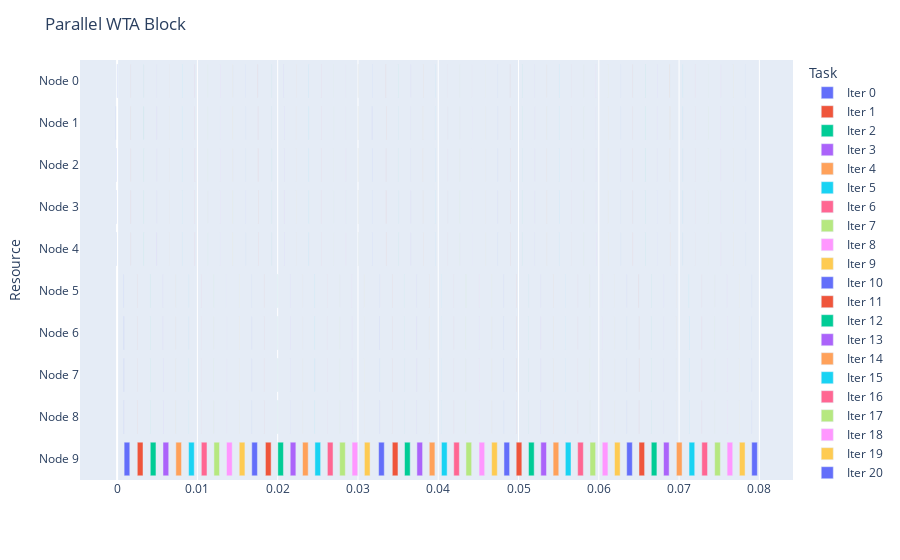

The notebook cell this image was saved under:
### Code cell
# Block
fig = getDataGantt(logs[2], "Parallel WTA Block")
fig.show()

### Figure 1 — Plotly figure (JSON) as saved in the notebook; plotly's stock layout.template omitted (floating-point values rounded to 4 significant figures)
{"data": [{"alignmentgroup": "True", "base": [0, -0.0001824, -0.0001361, -0.0001037, -8.726e-05, 0.0008342, 0.0008395, 0.0008419, 0.000843, 0.0008731], "hovertemplate": "Task=Iter 0<br>Start=%{base}<br>Finish=%{x}<br>Resource=%{y}<extra></extra>", "legendgroup": "Iter 0", "marker": {"color": "#636efa", "pattern": {"shape": ""}}, "name": "Iter 0", "offsetgroup": "Iter 0", "orientation": "h", "showlegend": true, "textposition": "auto", "type": "bar", "x": [2.193e-05, 1.597e-05, 1.574e-05, 1.55e-05, 1.574e-05, 1.454e-05, 2.623e-05, 2.289e-05, 1.979e-05, 0.0007064], "xaxis": "x", "y": ["Node 0", "Node 1", "Node 2", "Node 3", "Node 4", "Node 5", "Node 6", "Node 7", "Node 8", "Node 9"], "yaxis": "y"}, {"alignmentgroup": "True", "base": [0.00168, 0.001698, 0.001693, 0.001701, 0.001689, 0.0025, 0.002496, 0.002511, 0.002503, 0.002513], "hovertemplate": "Task=Iter 1<br>Start=%{base}<br>Finish=%{x}<br>Resource=%{y}<extra></extra>", "legendgroup": "Iter 1", "marker": {"color": "#EF553B", "pattern": {"shape": ""}}, "name": "Iter 1", "offsetgroup": "Iter 1", "orientation": "h", "showlegend": true, "textposition": "auto", "type": "bar", "x": [1.383e-05, 1.359e-05, 1.24e-05, 1.335e-05, 1.287e-05, 1.264e-05, 1.264e-05, 1.264e-05, 1.335e-05, 0.0007138], "xaxis": "x", "y": ["Node 0", "Node 1", "Node 2", "Node 3", "Node 4", "Node 5", "Node 6", "Node 7", "Node 8", "Node 9"], "yaxis": "y"}, {"alignmentgroup": "True", "base": [0.003311, 0.003322, 0.003316, 0.003314, 0.003316, 0.004113, 0.004126, 0.004125, 0.004125, 0.004131], "hovertemplate": "Task=Iter 2<br>Start=%{base}<br>Finish=%{x}<br>Resource=%{y}<extra></extra>", "legendgroup": "Iter 2", "marker": {"color": "#00cc96", "pattern": {"shape": ""}}, "name": "Iter 2", "offsetgroup": "Iter 2", "orientation": "h", "showlegend": true, "textposition": "auto", "type": "bar", "x": [1.24e-05, 1.478e-05, 1.168e-05, 1.24e-05, 1.216e-05, 1.192e-05, 1.24e-05, 1.264e-05, 1.24e-05, 0.0007091], "xaxis": "x", "y": ["Node 0", "Node 1", "Node 2", "Node 3", "Node 4", "Node 5", "Node 6", "Node 7", "Node 8", "Node 9"], "yaxis": "y"}, {"alignmentgroup": "True", "base": [0.004908, 0.004927, 0.004918, 0.004919, 0.004924, 0.005707, 0.005708, 0.005721, 0.005721, 0.005714], "hovertemplate": "Task=Iter 3<br>Start=%{base}<br>Finish=%{x}<br>Resource=%{y}<extra></extra>", "legendgroup": "Iter 3", "marker": {"color": "#ab63fa", "pattern": {"shape": ""}}, "name": "Iter 3", "offsetgroup": "Iter 3", "orientation": "h", "showlegend": true, "textposition": "auto", "type": "bar", "x": [1.24e-05, 1.55e-05, 1.192e-05, 1.192e-05, 2.05e-05, 1.192e-05, 1.216e-05, 1.192e-05, 1.359e-05, 0.0007141], "xaxis": "x", "y": ["Node 0", "Node 1", "Node 2", "Node 3", "Node 4", "Node 5", "Node 6", "Node 7", "Node 8", "Node 9"], "yaxis": "y"}, {"alignmentgroup": "True", "base": [0.006511, 0.006517, 0.006514, 0.006509, 0.006514, 0.007302, 0.007311, 0.007303, 0.007314, 0.007316], "hovertemplate": "Task=Iter 4<br>Start=%{base}<br>Finish=%{x}<br>Resource=%{y}<extra></extra>", "legendgroup": "Iter 4", "marker": {"color": "#FFA15A", "pattern": {"shape": ""}}, "name": "Iter 4", "offsetgroup": "Iter 4", "orientation": "h", "showlegend": true, "textposition": "auto", "type": "bar", "x": [1.24e-05, 1.24e-05, 1.168e-05, 1.192e-05, 1.24e-05, 1.216e-05, 1.168e-05, 1.264e-05, 1.216e-05, 0.0007083], "xaxis": "x", "y": ["Node 0", "Node 1", "Node 2", "Node 3", "Node 4", "Node 5", "Node 6", "Node 7", "Node 8", "Node 9"], "yaxis": "y"}, {"alignmentgroup": "True", "base": [0.008097, 0.0081, 0.008101, 0.00811, 0.008107, 0.008898, 0.008903, 0.008897, 0.008897, 0.008906], "hovertemplate": "Task=Iter 5<br>Start=%{base}<br>Finish=%{x}<br>Resource=%{y}<extra></extra>", "legendgroup": "Iter 5", "marker": {"color": "#19d3f3", "pattern": {"shape": ""}}, "name": "Iter 5", "offsetgroup": "Iter 5", "orientation": "h", "showlegend": true, "textposition": "auto", "type": "bar", "x": [1.216e-05, 1.168e-05, 1.168e-05, 1.192e-05, 1.216e-05, 1.192e-05, 1.24e-05, 1.192e-05, 1.216e-05, 0.0007012], "xaxis": "x", "y": ["Node 0", "Node 1", "Node 2", "Node 3", "Node 4", "Node 5", "Node 6", "Node 7", "Node 8", "Node 9"], "yaxis": "y"}, {"alignmentgroup": "True", "base": [0.009687, 0.00969, 0.00969, 0.009683, 0.009684, 0.01047, 0.01048, 0.01048, 0.01048, 0.01049], "hovertemplate": "Task=Iter 6<br>Start=%{base}<br>Finish=%{x}<br>Resource=%{y}<extra></extra>", "legendgroup": "Iter 6", "marker": {"color": "#FF6692", "pattern": {"shape": ""}}, "name": "Iter 6", "offsetgroup": "Iter 6", "orientation": "h", "showlegend": true, "textposition": "auto", "type": "bar", "x": [1.311e-05, 1.192e-05, 1.431e-05, 1.264e-05, 1.216e-05, 1.264e-05, 1.216e-05, 1.24e-05, 1.24e-05, 0.000706], "xaxis": "x", "y": ["Node 0", "Node 1", "Node 2", "Node 3", "Node 4", "Node 5", "Node 6", "Node 7", "Node 8", "Node 9"], "yaxis": "y"}, {"alignmentgroup": "True", "base": [0.01126, 0.01126, 0.01126, 0.01127, 0.01127, 0.01205, 0.01204, 0.01206, 0.01205, 0.01206], "hovertemplate": "Task=Iter 7<br>Start=%{base}<br>Finish=%{x}<br>Resource=%{y}<extra></extra>", "legendgroup": "Iter 7", "marker": {"color": "#B6E880", "pattern": {"shape": ""}}, "name": "Iter 7", "offsetgroup": "Iter 7", "orientation": "h", "showlegend": true, "textposition": "auto", "type": "bar", "x": [1.24e-05, 1.216e-05, 1.168e-05, 1.192e-05, 1.144e-05, 1.192e-05, 1.168e-05, 1.216e-05, 1.216e-05, 0.0006969], "xaxis": "x", "y": ["Node 0", "Node 1", "Node 2", "Node 3", "Node 4", "Node 5", "Node 6", "Node 7", "Node 8", "Node 9"], "yaxis": "y"}, {"alignmentgroup": "True", "base": [0.01282, 0.01283, 0.01284, 0.01284, 0.01283, 0.01361, 0.01362, 0.01362, 0.01362, 0.01363], "hovertemplate": "Task=Iter 8<br>Start=%{base}<br>Finish=%{x}<br>Resource=%{y}<extra></extra>", "legendgroup": "Iter 8", "marker": {"color": "#FF97FF", "pattern": {"shape": ""}}, "name": "Iter 8", "offsetgroup": "Iter 8", "orientation": "h", "showlegend": true, "textposition": "auto", "type": "bar", "x": [1.192e-05, 1.168e-05, 1.144e-05, 1.192e-05, 1.168e-05, 1.168e-05, 1.192e-05, 1.192e-05, 1.192e-05, 0.0007057], "xaxis": "x", "y": ["Node 0", "Node 1", "Node 2", "Node 3", "Node 4", "Node 5", "Node 6", "Node 7", "Node 8", "Node 9"], "yaxis": "y"}, {"alignmentgroup": "True", "base": [0.0144, 0.01441, 0.01441, 0.01441, 0.01442, 0.0152, 0.01519, 0.01522, 0.0152, 0.01521], "hovertemplate": "Task=Iter 9<br>Start=%{base}<br>Finish=%{x}<br>Resource=%{y}<extra></extra>", "legendgroup": "Iter 9", "marker": {"color": "#FECB52", "pattern": {"shape": ""}}, "name": "Iter 9", "offsetgroup": "Iter 9", "orientation": "h", "showlegend": true, "textposition": "auto", "type": "bar", "x": [1.192e-05, 1.216e-05, 1.168e-05, 1.192e-05, 1.192e-05, 1.192e-05, 1.192e-05, 1.216e-05, 1.216e-05, 0.0007102], "xaxis": "x", "y": ["Node 0", "Node 1", "Node 2", "Node 3", "Node 4", "Node 5", "Node 6", "Node 7", "Node 8", "Node 9"], "yaxis": "y"}, {"alignmentgroup": "True", "base": [0.01598, 0.01599, 0.016, 0.01599, 0.016, 0.01676, 0.01676, 0.01676, 0.01677, 0.01677], "hovertemplate": "Task=Iter 10<br>Start=%{base}<br>Finish=%{x}<br>Resource=%{y}<extra></extra>", "legendgroup": "Iter 10", "marker": {"color": "#636efa", "pattern": {"shape": ""}}, "name": "Iter 10", "offsetgroup": "Iter 10", "orientation": "h", "showlegend": true, "textposition": "auto", "type": "bar", "x": [1.192e-05, 1.144e-05, 1.168e-05, 1.168e-05, 1.168e-05, 1.168e-05, 1.168e-05, 1.192e-05, 1.192e-05, 0.0007041], "xaxis": "x", "y": ["Node 0", "Node 1", "Node 2", "Node 3", "Node 4", "Node 5", "Node 6", "Node 7", "Node 8", "Node 9"], "yaxis": "y"}, {"alignmentgroup": "True", "base": [0.01753, 0.01754, 0.01755, 0.01755, 0.01756, 0.01832, 0.01832, 0.01833, 0.01833, 0.01847], "hovertemplate": "Task=Iter 11<br>Start=%{base}<br>Finish=%{x}<br>Resource=%{y}<extra></extra>", "legendgroup": "Iter 11", "marker": {"color": "#EF553B", "pattern": {"shape": ""}}, "name": "Iter 11", "offsetgroup": "Iter 11", "orientation": "h", "showlegend": true, "textposition": "auto", "type": "bar", "x": [1.216e-05, 1.168e-05, 1.168e-05, 1.216e-05, 1.168e-05, 1.192e-05, 1.192e-05, 1.168e-05, 1.24e-05, 0.0007119], "xaxis": "x", "y": ["Node 0", "Node 1", "Node 2", "Node 3", "Node 4", "Node 5", "Node 6", "Node 7", "Node 8", "Node 9"], "yaxis": "y"}, {"alignmentgroup": "True", "base": [0.01923, 0.01923, 0.01924, 0.01924, 0.01924, 0.02001, 0.02001, 0.02002, 0.02002, 0.02002], "hovertemplate": "Task=Iter 12<br>Start=%{base}<br>Finish=%{x}<br>Resource=%{y}<extra></extra>", "legendgroup": "Iter 12", "marker": {"color": "#00cc96", "pattern": {"shape": ""}}, "name": "Iter 12", "offsetgroup": "Iter 12", "orientation": "h", "showlegend": true, "textposition": "auto", "type": "bar", "x": [1.216e-05, 1.192e-05, 1.144e-05, 1.216e-05, 1.192e-05, 1.192e-05, 1.192e-05, 1.192e-05, 1.24e-05, 0.0007017], "xaxis": "x", "y": ["Node 0", "Node 1", "Node 2", "Node 3", "Node 4", "Node 5", "Node 6", "Node 7", "Node 8", "Node 9"], "yaxis": "y"}, {"alignmentgroup": "True", "base": [0.02078, 0.02079, 0.02079, 0.02079, 0.02079, 0.02155, 0.02156, 0.02156, 0.02156, 0.02156], "hovertemplate": "Task=Iter 13<br>Start=%{base}<br>Finish=%{x}<br>Resource=%{y}<extra></extra>", "legendgroup": "Iter 13", "marker": {"color": "#ab63fa", "pattern": {"shape": ""}}, "name": "Iter 13", "offsetgroup": "Iter 13", "orientation": "h", "showlegend": true, "textposition": "auto", "type": "bar", "x": [1.216e-05, 1.216e-05, 1.168e-05, 1.168e-05, 1.192e-05, 1.168e-05, 1.192e-05, 1.192e-05, 1.24e-05, 0.0007045], "xaxis": "x", "y": ["Node 0", "Node 1", "Node 2", "Node 3", "Node 4", "Node 5", "Node 6", "Node 7", "Node 8", "Node 9"], "yaxis": "y"}, {"alignmentgroup": "True", "base": [0.02232, 0.02232, 0.02232, 0.02232, 0.02233, 0.02309, 0.02309, 0.02309, 0.02309, 0.0231], "hovertemplate": "Task=Iter 14<br>Start=%{base}<br>Finish=%{x}<br>Resource=%{y}<extra></extra>", "legendgroup": "Iter 14", "marker": {"color": "#FFA15A", "pattern": {"shape": ""}}, "name": "Iter 14", "offsetgroup": "Iter 14", "orientation": "h", "showlegend": true, "textposition": "auto", "type": "bar", "x": [1.216e-05, 1.121e-05, 1.144e-05, 1.168e-05, 1.144e-05, 1.144e-05, 1.168e-05, 1.192e-05, 1.216e-05, 0.000701], "xaxis": "x", "y": ["Node 0", "Node 1", "Node 2", "Node 3", "Node 4", "Node 5", "Node 6", "Node 7", "Node 8", "Node 9"], "yaxis": "y"}, {"alignmentgroup": "True", "base": [0.02385, 0.02385, 0.02385, 0.02387, 0.02387, 0.02463, 0.02463, 0.02463, 0.02464, 0.02464], "hovertemplate": "Task=Iter 15<br>Start=%{base}<br>Finish=%{x}<br>Resource=%{y}<extra></extra>", "legendgroup": "Iter 15", "marker": {"color": "#19d3f3", "pattern": {"shape": ""}}, "name": "Iter 15", "offsetgroup": "Iter 15", "orientation": "h", "showlegend": true, "textposition": "auto", "type": "bar", "x": [1.836e-05, 1.907e-05, 1.907e-05, 1.168e-05, 1.168e-05, 1.168e-05, 1.192e-05, 1.192e-05, 1.264e-05, 0.0007095], "xaxis": "x", "y": ["Node 0", "Node 1", "Node 2", "Node 3", "Node 4", "Node 5", "Node 6", "Node 7", "Node 8", "Node 9"], "yaxis": "y"}, {"alignmentgroup": "True", "base": [0.0254, 0.0254, 0.0254, 0.02541, 0.02541, 0.02618, 0.02618, 0.02619, 0.02619, 0.02619], "hovertemplate": "Task=Iter 16<br>Start=%{base}<br>Finish=%{x}<br>Resource=%{y}<extra></extra>", "legendgroup": "Iter 16", "marker": {"color": "#FF6692", "pattern": {"shape": ""}}, "name": "Iter 16", "offsetgroup": "Iter 16", "orientation": "h", "showlegend": true, "textposition": "auto", "type": "bar", "x": [1.216e-05, 1.168e-05, 1.216e-05, 1.216e-05, 1.311e-05, 1.144e-05, 1.144e-05, 1.168e-05, 1.192e-05, 0.000705], "xaxis": "x", "y": ["Node 0", "Node 1", "Node 2", "Node 3", "Node 4", "Node 5", "Node 6", "Node 7", "Node 8", "Node 9"], "yaxis": "y"}, {"alignmentgroup": "True", "base": [0.02694, 0.02696, 0.02695, 0.02695, 0.02695, 0.02771, 0.02771, 0.02772, 0.02772, 0.02772], "hovertemplate": "Task=Iter 17<br>Start=%{base}<br>Finish=%{x}<br>Resource=%{y}<extra></extra>", "legendgroup": "Iter 17", "marker": {"color": "#B6E880", "pattern": {"shape": ""}}, "name": "Iter 17", "offsetgroup": "Iter 17", "orientation": "h", "showlegend": true, "textposition": "auto", "type": "bar", "x": [1.192e-05, 1.168e-05, 1.121e-05, 1.192e-05, 1.168e-05, 1.144e-05, 1.359e-05, 1.287e-05, 1.216e-05, 0.0007045], "xaxis": "x", "y": ["Node 0", "Node 1", "Node 2", "Node 3", "Node 4", "Node 5", "Node 6", "Node 7", "Node 8", "Node 9"], "yaxis": "y"}, {"alignmentgroup": "True", "base": [0.02848, 0.02848, 0.02849, 0.02849, 0.02848, 0.02925, 0.02925, 0.02926, 0.02926, 0.02926], "hovertemplate": "Task=Iter 18<br>Start=%{base}<br>Finish=%{x}<br>Resource=%{y}<extra></extra>", "legendgroup": "Iter 18", "marker": {"color": "#FF97FF", "pattern": {"shape": ""}}, "name": "Iter 18", "offsetgroup": "Iter 18", "orientation": "h", "showlegend": true, "textposition": "auto", "type": "bar", "x": [1.216e-05, 1.121e-05, 1.121e-05, 1.144e-05, 1.121e-05, 1.168e-05, 1.168e-05, 1.192e-05, 1.168e-05, 0.0007048], "xaxis": "x", "y": ["Node 0", "Node 1", "Node 2", "Node 3", "Node 4", "Node 5", "Node 6", "Node 7", "Node 8", "Node 9"], "yaxis": "y"}, {"alignmentgroup": "True", "base": [0.03003, 0.03002, 0.03002, 0.03003, 0.03005, 0.03079, 0.0308, 0.0308, 0.0308, 0.0308], "hovertemplate": "Task=Iter 19<br>Start=%{base}<br>Finish=%{x}<br>Resource=%{y}<extra></extra>", "legendgroup": "Iter 19", "marker": {"color": "#FECB52", "pattern": {"shape": ""}}, "name": "Iter 19", "offsetgroup": "Iter 19", "orientation": "h", "showlegend": true, "textposition": "auto", "type": "bar", "x": [1.216e-05, 1.168e-05, 1.121e-05, 1.192e-05, 1.144e-05, 1.287e-05, 1.192e-05, 1.192e-05, 1.192e-05, 0.0007048], "xaxis": "x", "y": ["Node 0", "Node 1", "Node 2", "Node 3", "Node 4", "Node 5", "Node 6", "Node 7", "Node 8", "Node 9"], "yaxis": "y"}, {"alignmentgroup": "True", "base": [0.03179, 0.03175, 0.03175, 0.03179, 0.03177, 0.03269, 0.03273, 0.03272, 0.03273, 0.03257], "hovertemplate": "Task=Iter 20<br>Start=%{base}<br>Finish=%{x}<br>Resource=%{y}<extra></extra>", "legendgroup": "Iter 20", "marker": {"color": "#636efa", "pattern": {"shape": ""}}, "name": "Iter 20", "offsetgroup": "Iter 20", "orientation": "h", "showlegend": true, "textposition": "auto", "type": "bar", "x": [1.407e-05, 1.407e-05, 1.168e-05, 1.264e-05, 1.24e-05, 1.264e-05, 1.287e-05, 1.216e-05, 1.264e-05, 0.0007055], "xaxis": "x", "y": ["Node 0", "Node 1", "Node 2", "Node 3", "Node 4", "Node 5", "Node 6", "Node 7", "Node 8", "Node 9"], "yaxis": "y"}, {"alignmentgroup": "True", "base": [0.03348, 0.0335, 0.03349, 0.03349, 0.03349, 0.03426, 0.03426, 0.03426, 0.03427, 0.03428], "hovertemplate": "Task=Iter 21<br>Start=%{base}<br>Finish=%{x}<br>Resource=%{y}<extra></extra>", "legendgroup": "Iter 21", "marker": {"color": "#EF553B", "pattern": {"shape": ""}}, "name": "Iter 21", "offsetgroup": "Iter 21", "orientation": "h", "showlegend": true, "textposition": "auto", "type": "bar", "x": [1.192e-05, 1.192e-05, 1.168e-05, 1.168e-05, 1.121e-05, 1.168e-05, 1.192e-05, 1.168e-05, 1.192e-05, 0.0007064], "xaxis": "x", "y": ["Node 0", "Node 1", "Node 2", "Node 3", "Node 4", "Node 5", "Node 6", "Node 7", "Node 8", "Node 9"], "yaxis": "y"}, {"alignmentgroup": "True", "base": [0.03503, 0.03503, 0.03502, 0.03505, 0.03505, 0.03579, 0.03579, 0.0358, 0.0358, 0.0358], "hovertemplate": "Task=Iter 22<br>Start=%{base}<br>Finish=%{x}<br>Resource=%{y}<extra></extra>", "legendgroup": "Iter 22", "marker": {"color": "#00cc96", "pattern": {"shape": ""}}, "name": "Iter 22", "offsetgroup": "Iter 22", "orientation": "h", "showlegend": true, "textposition": "auto", "type": "bar", "x": [1.168e-05, 1.144e-05, 1.144e-05, 1.192e-05, 1.311e-05, 1.144e-05, 1.216e-05, 1.168e-05, 1.216e-05, 0.0007048], "xaxis": "x", "y": ["Node 0", "Node 1", "Node 2", "Node 3", "Node 4", "Node 5", "Node 6", "Node 7", "Node 8", "Node 9"], "yaxis": "y"}, {"alignmentgroup": "True", "base": [0.03656, 0.03655, 0.03656, 0.03657, 0.03657, 0.03733, 0.03734, 0.03734, 0.03733, 0.03734], "hovertemplate": "Task=Iter 23<br>Start=%{base}<br>Finish=%{x}<br>Resource=%{y}<extra></extra>", "legendgroup": "Iter 23", "marker": {"color": "#ab63fa", "pattern": {"shape": ""}}, "name": "Iter 23", "offsetgroup": "Iter 23", "orientation": "h", "showlegend": true, "textposition": "auto", "type": "bar", "x": [1.216e-05, 1.144e-05, 1.144e-05, 1.168e-05, 1.144e-05, 1.216e-05, 1.335e-05, 1.168e-05, 1.192e-05, 0.0007057], "xaxis": "x", "y": ["Node 0", "Node 1", "Node 2", "Node 3", "Node 4", "Node 5", "Node 6", "Node 7", "Node 8", "Node 9"], "yaxis": "y"}, {"alignmentgroup": "True", "base": [0.0381, 0.03809, 0.03809, 0.0381, 0.03811, 0.03887, 0.03887, 0.03888, 0.03888, 0.03888], "hovertemplate": "Task=Iter 24<br>Start=%{base}<br>Finish=%{x}<br>Resource=%{y}<extra></extra>", "legendgroup": "Iter 24", "marker": {"color": "#FFA15A", "pattern": {"shape": ""}}, "name": "Iter 24", "offsetgroup": "Iter 24", "orientation": "h", "showlegend": true, "textposition": "auto", "type": "bar", "x": [1.192e-05, 1.121e-05, 1.144e-05, 1.168e-05, 1.192e-05, 1.168e-05, 1.168e-05, 1.192e-05, 1.192e-05, 0.0007017], "xaxis": "x", "y": ["Node 0", "Node 1", "Node 2", "Node 3", "Node 4", "Node 5", "Node 6", "Node 7", "Node 8", "Node 9"], "yaxis": "y"}, {"alignmentgroup": "True", "base": [0.03962, 0.03963, 0.03963, 0.03963, 0.03963, 0.04039, 0.0404, 0.04039, 0.0404, 0.0404], "hovertemplate": "Task=Iter 25<br>Start=%{base}<br>Finish=%{x}<br>Resource=%{y}<extra></extra>", "legendgroup": "Iter 25", "marker": {"color": "#19d3f3", "pattern": {"shape": ""}}, "name": "Iter 25", "offsetgroup": "Iter 25", "orientation": "h", "showlegend": true, "textposition": "auto", "type": "bar", "x": [1.168e-05, 1.144e-05, 1.144e-05, 1.168e-05, 1.192e-05, 1.168e-05, 1.192e-05, 1.168e-05, 1.168e-05, 0.0007083], "xaxis": "x", "y": ["Node 0", "Node 1", "Node 2", "Node 3", "Node 4", "Node 5", "Node 6", "Node 7", "Node 8", "Node 9"], "yaxis": "y"}, {"alignmentgroup": "True", "base": [0.04114, 0.04116, 0.04115, 0.04116, 0.04116, 0.04192, 0.04192, 0.04192, 0.04192, 0.04193], "hovertemplate": "Task=Iter 26<br>Start=%{base}<br>Finish=%{x}<br>Resource=%{y}<extra></extra>", "legendgroup": "Iter 26", "marker": {"color": "#FF6692", "pattern": {"shape": ""}}, "name": "Iter 26", "offsetgroup": "Iter 26", "orientation": "h", "showlegend": true, "textposition": "auto", "type": "bar", "x": [1.168e-05, 1.144e-05, 1.121e-05, 1.192e-05, 1.144e-05, 1.168e-05, 1.168e-05, 1.192e-05, 1.216e-05, 0.0006998], "xaxis": "x", "y": ["Node 0", "Node 1", "Node 2", "Node 3", "Node 4", "Node 5", "Node 6", "Node 7", "Node 8", "Node 9"], "yaxis": "y"}, {"alignmentgroup": "True", "base": [0.04267, 0.04267, 0.04268, 0.04268, 0.04268, 0.04345, 0.04345, 0.04344, 0.04345, 0.04345], "hovertemplate": "Task=Iter 27<br>Start=%{base}<br>Finish=%{x}<br>Resource=%{y}<extra></extra>", "legendgroup": "Iter 27", "marker": {"color": "#B6E880", "pattern": {"shape": ""}}, "name": "Iter 27", "offsetgroup": "Iter 27", "orientation": "h", "showlegend": true, "textposition": "auto", "type": "bar", "x": [1.144e-05, 1.121e-05, 1.121e-05, 1.383e-05, 1.264e-05, 1.812e-05, 1.192e-05, 1.168e-05, 1.192e-05, 0.0007081], "xaxis": "x", "y": ["Node 0", "Node 1", "Node 2", "Node 3", "Node 4", "Node 5", "Node 6", "Node 7", "Node 8", "Node 9"], "yaxis": "y"}, {"alignmentgroup": "True", "base": [0.04424, 0.04426, 0.04425, 0.04425, 0.04425, 0.04508, 0.04508, 0.04508, 0.04508, 0.04508], "hovertemplate": "Task=Iter 28<br>Start=%{base}<br>Finish=%{x}<br>Resource=%{y}<extra></extra>", "legendgroup": "Iter 28", "marker": {"color": "#FF97FF", "pattern": {"shape": ""}}, "name": "Iter 28", "offsetgroup": "Iter 28", "orientation": "h", "showlegend": true, "textposition": "auto", "type": "bar", "x": [1.192e-05, 1.526e-05, 1.144e-05, 1.168e-05, 1.168e-05, 1.24e-05, 1.55e-05, 1.192e-05, 1.168e-05, 0.0006988], "xaxis": "x", "y": ["Node 0", "Node 1", "Node 2", "Node 3", "Node 4", "Node 5", "Node 6", "Node 7", "Node 8", "Node 9"], "yaxis": "y"}, {"alignmentgroup": "True", "base": [0.04588, 0.04588, 0.04588, 0.04589, 0.04589, 0.04664, 0.04664, 0.04664, 0.04665, 0.04665], "hovertemplate": "Task=Iter 29<br>Start=%{base}<br>Finish=%{x}<br>Resource=%{y}<extra></extra>", "legendgroup": "Iter 29", "marker": {"color": "#FECB52", "pattern": {"shape": ""}}, "name": "Iter 29", "offsetgroup": "Iter 29", "orientation": "h", "showlegend": true, "textposition": "auto", "type": "bar", "x": [1.168e-05, 1.24e-05, 1.121e-05, 1.192e-05, 1.216e-05, 1.168e-05, 1.24e-05, 1.144e-05, 1.192e-05, 0.0007036], "xaxis": "x", "y": ["Node 0", "Node 1", "Node 2", "Node 3", "Node 4", "Node 5", "Node 6", "Node 7", "Node 8", "Node 9"], "yaxis": "y"}, {"alignmentgroup": "True", "base": [0.0474, 0.0474, 0.0474, 0.04741, 0.04741, 0.04817, 0.04818, 0.04818, 0.04818, 0.04819], "hovertemplate": "Task=Iter 30<br>Start=%{base}<br>Finish=%{x}<br>Resource=%{y}<extra></extra>", "legendgroup": "Iter 30", "marker": {"color": "#636efa", "pattern": {"shape": ""}}, "name": "Iter 30", "offsetgroup": "Iter 30", "orientation": "h", "showlegend": true, "textposition": "auto", "type": "bar", "x": [1.216e-05, 1.144e-05, 1.144e-05, 1.192e-05, 1.168e-05, 1.144e-05, 1.168e-05, 1.168e-05, 1.192e-05, 0.0007048], "xaxis": "x", "y": ["Node 0", "Node 1", "Node 2", "Node 3", "Node 4", "Node 5", "Node 6", "Node 7", "Node 8", "Node 9"], "yaxis": "y"}, {"alignmentgroup": "True", "base": [0.04894, 0.04894, 0.04895, 0.04895, 0.04895, 0.0497, 0.04971, 0.04971, 0.04971, 0.04971], "hovertemplate": "Task=Iter 31<br>Start=%{base}<br>Finish=%{x}<br>Resource=%{y}<extra></extra>", "legendgroup": "Iter 31", "marker": {"color": "#EF553B", "pattern": {"shape": ""}}, "name": "Iter 31", "offsetgroup": "Iter 31", "orientation": "h", "showlegend": true, "textposition": "auto", "type": "bar", "x": [1.168e-05, 1.121e-05, 1.144e-05, 1.144e-05, 1.144e-05, 1.144e-05, 1.407e-05, 1.383e-05, 1.168e-05, 0.0007048], "xaxis": "x", "y": ["Node 0", "Node 1", "Node 2", "Node 3", "Node 4", "Node 5", "Node 6", "Node 7", "Node 8", "Node 9"], "yaxis": "y"}, {"alignmentgroup": "True", "base": [0.05046, 0.05046, 0.05047, 0.05047, 0.05047, 0.05124, 0.05124, 0.05124, 0.05124, 0.05124], "hovertemplate": "Task=Iter 32<br>Start=%{base}<br>Finish=%{x}<br>Resource=%{y}<extra></extra>", "legendgroup": "Iter 32", "marker": {"color": "#00cc96", "pattern": {"shape": ""}}, "name": "Iter 32", "offsetgroup": "Iter 32", "orientation": "h", "showlegend": true, "textposition": "auto", "type": "bar", "x": [1.192e-05, 1.121e-05, 1.144e-05, 1.192e-05, 1.168e-05, 1.144e-05, 1.144e-05, 1.168e-05, 1.192e-05, 0.000706], "xaxis": "x", "y": ["Node 0", "Node 1", "Node 2", "Node 3", "Node 4", "Node 5", "Node 6", "Node 7", "Node 8", "Node 9"], "yaxis": "y"}, {"alignmentgroup": "True", "base": [0.05199, 0.052, 0.052, 0.052, 0.05201, 0.05276, 0.05277, 0.05277, 0.05278, 0.05278], "hovertemplate": "Task=Iter 33<br>Start=%{base}<br>Finish=%{x}<br>Resource=%{y}<extra></extra>", "legendgroup": "Iter 33", "marker": {"color": "#ab63fa", "pattern": {"shape": ""}}, "name": "Iter 33", "offsetgroup": "Iter 33", "orientation": "h", "showlegend": true, "textposition": "auto", "type": "bar", "x": [1.168e-05, 1.144e-05, 1.121e-05, 1.168e-05, 1.121e-05, 1.144e-05, 1.144e-05, 1.168e-05, 1.192e-05, 0.0007055], "xaxis": "x", "y": ["Node 0", "Node 1", "Node 2", "Node 3", "Node 4", "Node 5", "Node 6", "Node 7", "Node 8", "Node 9"], "yaxis": "y"}, {"alignmentgroup": "True", "base": [0.05352, 0.05353, 0.05353, 0.05354, 0.05354, 0.0543, 0.0543, 0.0543, 0.0543, 0.05431], "hovertemplate": "Task=Iter 34<br>Start=%{base}<br>Finish=%{x}<br>Resource=%{y}<extra></extra>", "legendgroup": "Iter 34", "marker": {"color": "#FFA15A", "pattern": {"shape": ""}}, "name": "Iter 34", "offsetgroup": "Iter 34", "orientation": "h", "showlegend": true, "textposition": "auto", "type": "bar", "x": [1.192e-05, 1.121e-05, 1.144e-05, 1.192e-05, 1.144e-05, 1.144e-05, 1.144e-05, 1.192e-05, 1.192e-05, 0.000705], "xaxis": "x", "y": ["Node 0", "Node 1", "Node 2", "Node 3", "Node 4", "Node 5", "Node 6", "Node 7", "Node 8", "Node 9"], "yaxis": "y"}, {"alignmentgroup": "True", "base": [0.05505, 0.05506, 0.05507, 0.05506, 0.05507, 0.05582, 0.05582, 0.05582, 0.05583, 0.05583], "hovertemplate": "Task=Iter 35<br>Start=%{base}<br>Finish=%{x}<br>Resource=%{y}<extra></extra>", "legendgroup": "Iter 35", "marker": {"color": "#19d3f3", "pattern": {"shape": ""}}, "name": "Iter 35", "offsetgroup": "Iter 35", "orientation": "h", "showlegend": true, "textposition": "auto", "type": "bar", "x": [1.168e-05, 1.144e-05, 1.144e-05, 1.144e-05, 1.144e-05, 1.144e-05, 1.121e-05, 1.168e-05, 1.168e-05, 0.0007098], "xaxis": "x", "y": ["Node 0", "Node 1", "Node 2", "Node 3", "Node 4", "Node 5", "Node 6", "Node 7", "Node 8", "Node 9"], "yaxis": "y"}, {"alignmentgroup": "True", "base": [0.05658, 0.05658, 0.05658, 0.05658, 0.05659, 0.05736, 0.05736, 0.05736, 0.05737, 0.05737], "hovertemplate": "Task=Iter 36<br>Start=%{base}<br>Finish=%{x}<br>Resource=%{y}<extra></extra>", "legendgroup": "Iter 36", "marker": {"color": "#FF6692", "pattern": {"shape": ""}}, "name": "Iter 36", "offsetgroup": "Iter 36", "orientation": "h", "showlegend": true, "textposition": "auto", "type": "bar", "x": [1.192e-05, 1.144e-05, 1.121e-05, 1.216e-05, 1.144e-05, 1.121e-05, 1.144e-05, 1.168e-05, 1.192e-05, 0.0007071], "xaxis": "x", "y": ["Node 0", "Node 1", "Node 2", "Node 3", "Node 4", "Node 5", "Node 6", "Node 7", "Node 8", "Node 9"], "yaxis": "y"}, {"alignmentgroup": "True", "base": [0.05812, 0.05812, 0.05813, 0.05813, 0.05813, 0.05889, 0.0589, 0.0589, 0.0589, 0.0589], "hovertemplate": "Task=Iter 37<br>Start=%{base}<br>Finish=%{x}<br>Resource=%{y}<extra></extra>", "legendgroup": "Iter 37", "marker": {"color": "#B6E880", "pattern": {"shape": ""}}, "name": "Iter 37", "offsetgroup": "Iter 37", "orientation": "h", "showlegend": true, "textposition": "auto", "type": "bar", "x": [1.192e-05, 1.168e-05, 1.168e-05, 1.24e-05, 1.335e-05, 1.121e-05, 1.192e-05, 1.144e-05, 1.24e-05, 0.0007005], "xaxis": "x", "y": ["Node 0", "Node 1", "Node 2", "Node 3", "Node 4", "Node 5", "Node 6", "Node 7", "Node 8", "Node 9"], "yaxis": "y"}, {"alignmentgroup": "True", "base": [0.05964, 0.05964, 0.05965, 0.05965, 0.05966, 0.06041, 0.06042, 0.06042, 0.06042, 0.06043], "hovertemplate": "Task=Iter 38<br>Start=%{base}<br>Finish=%{x}<br>Resource=%{y}<extra></extra>", "legendgroup": "Iter 38", "marker": {"color": "#FF97FF", "pattern": {"shape": ""}}, "name": "Iter 38", "offsetgroup": "Iter 38", "orientation": "h", "showlegend": true, "textposition": "auto", "type": "bar", "x": [1.192e-05, 1.121e-05, 1.121e-05, 1.192e-05, 1.287e-05, 1.168e-05, 1.168e-05, 1.192e-05, 1.168e-05, 0.00071], "xaxis": "x", "y": ["Node 0", "Node 1", "Node 2", "Node 3", "Node 4", "Node 5", "Node 6", "Node 7", "Node 8", "Node 9"], "yaxis": "y"}, {"alignmentgroup": "True", "base": [0.06118, 0.06118, 0.06118, 0.06118, 0.06119, 0.06194, 0.06195, 0.06195, 0.06195, 0.06196], "hovertemplate": "Task=Iter 39<br>Start=%{base}<br>Finish=%{x}<br>Resource=%{y}<extra></extra>", "legendgroup": "Iter 39", "marker": {"color": "#FECB52", "pattern": {"shape": ""}}, "name": "Iter 39", "offsetgroup": "Iter 39", "orientation": "h", "showlegend": true, "textposition": "auto", "type": "bar", "x": [1.144e-05, 1.121e-05, 1.168e-05, 1.192e-05, 1.144e-05, 1.144e-05, 1.168e-05, 1.144e-05, 1.216e-05, 0.0006993], "xaxis": "x", "y": ["Node 0", "Node 1", "Node 2", "Node 3", "Node 4", "Node 5", "Node 6", "Node 7", "Node 8", "Node 9"], "yaxis": "y"}, {"alignmentgroup": "True", "base": [0.0627, 0.0627, 0.0627, 0.0627, 0.06271, 0.06346, 0.06346, 0.06347, 0.06347, 0.06347], "hovertemplate": "Task=Iter 40<br>Start=%{base}<br>Finish=%{x}<br>Resource=%{y}<extra></extra>", "legendgroup": "Iter 40", "marker": {"color": "#636efa", "pattern": {"shape": ""}}, "name": "Iter 40", "offsetgroup": "Iter 40", "orientation": "h", "showlegend": true, "textposition": "auto", "type": "bar", "x": [1.144e-05, 1.121e-05, 1.121e-05, 1.144e-05, 1.144e-05, 1.168e-05, 1.121e-05, 1.168e-05, 1.192e-05, 0.0007031], "xaxis": "x", "y": ["Node 0", "Node 1", "Node 2", "Node 3", "Node 4", "Node 5", "Node 6", "Node 7", "Node 8", "Node 9"], "yaxis": "y"}, {"alignmentgroup": "True", "base": [0.06423, 0.06423, 0.06423, 0.06423, 0.06423, 0.06499, 0.065, 0.06501, 0.065, 0.06501], "hovertemplate": "Task=Iter 41<br>Start=%{base}<br>Finish=%{x}<br>Resource=%{y}<extra></extra>", "legendgroup": "Iter 41", "marker": {"color": "#EF553B", "pattern": {"shape": ""}}, "name": "Iter 41", "offsetgroup": "Iter 41", "orientation": "h", "showlegend": true, "textposition": "auto", "type": "bar", "x": [1.168e-05, 1.168e-05, 1.144e-05, 1.144e-05, 1.144e-05, 1.168e-05, 1.192e-05, 1.168e-05, 1.168e-05, 0.0006986], "xaxis": "x", "y": ["Node 0", "Node 1", "Node 2", "Node 3", "Node 4", "Node 5", "Node 6", "Node 7", "Node 8", "Node 9"], "yaxis": "y"}, {"alignmentgroup": "True", "base": [0.06576, 0.06576, 0.06576, 0.06576, 0.06577, 0.06652, 0.06653, 0.06653, 0.06653, 0.06654], "hovertemplate": "Task=Iter 42<br>Start=%{base}<br>Finish=%{x}<br>Resource=%{y}<extra></extra>", "legendgroup": "Iter 42", "marker": {"color": "#00cc96", "pattern": {"shape": ""}}, "name": "Iter 42", "offsetgroup": "Iter 42", "orientation": "h", "showlegend": true, "textposition": "auto", "type": "bar", "x": [1.121e-05, 1.121e-05, 1.144e-05, 1.168e-05, 1.144e-05, 1.121e-05, 1.144e-05, 1.121e-05, 1.216e-05, 0.0007033], "xaxis": "x", "y": ["Node 0", "Node 1", "Node 2", "Node 3", "Node 4", "Node 5", "Node 6", "Node 7", "Node 8", "Node 9"], "yaxis": "y"}, {"alignmentgroup": "True", "base": [0.06728, 0.06729, 0.06729, 0.06729, 0.0673, 0.06805, 0.06806, 0.06806, 0.06806, 0.06807], "hovertemplate": "Task=Iter 43<br>Start=%{base}<br>Finish=%{x}<br>Resource=%{y}<extra></extra>", "legendgroup": "Iter 43", "marker": {"color": "#ab63fa", "pattern": {"shape": ""}}, "name": "Iter 43", "offsetgroup": "Iter 43", "orientation": "h", "showlegend": true, "textposition": "auto", "type": "bar", "x": [1.287e-05, 1.216e-05, 1.24e-05, 1.264e-05, 1.24e-05, 1.216e-05, 1.192e-05, 1.216e-05, 1.264e-05, 0.0006969], "xaxis": "x", "y": ["Node 0", "Node 1", "Node 2", "Node 3", "Node 4", "Node 5", "Node 6", "Node 7", "Node 8", "Node 9"], "yaxis": "y"}, {"alignmentgroup": "True", "base": [0.06885, 0.06886, 0.06886, 0.06886, 0.06887, 0.06965, 0.06965, 0.06966, 0.06966, 0.06966], "hovertemplate": "Task=Iter 44<br>Start=%{base}<br>Finish=%{x}<br>Resource=%{y}<extra></extra>", "legendgroup": "Iter 44", "marker": {"color": "#FFA15A", "pattern": {"shape": ""}}, "name": "Iter 44", "offsetgroup": "Iter 44", "orientation": "h", "showlegend": true, "textposition": "auto", "type": "bar", "x": [1.86e-05, 1.597e-05, 1.144e-05, 1.144e-05, 1.24e-05, 1.144e-05, 1.287e-05, 1.168e-05, 1.192e-05, 0.0007095], "xaxis": "x", "y": ["Node 0", "Node 1", "Node 2", "Node 3", "Node 4", "Node 5", "Node 6", "Node 7", "Node 8", "Node 9"], "yaxis": "y"}, {"alignmentgroup": "True", "base": [0.07045, 0.07046, 0.07046, 0.07046, 0.07046, 0.07123, 0.07124, 0.07124, 0.07124, 0.07124], "hovertemplate": "Task=Iter 45<br>Start=%{base}<br>Finish=%{x}<br>Resource=%{y}<extra></extra>", "legendgroup": "Iter 45", "marker": {"color": "#19d3f3", "pattern": {"shape": ""}}, "name": "Iter 45", "offsetgroup": "Iter 45", "orientation": "h", "showlegend": true, "textposition": "auto", "type": "bar", "x": [1.192e-05, 1.478e-05, 1.121e-05, 1.144e-05, 1.144e-05, 1.168e-05, 1.55e-05, 1.192e-05, 1.216e-05, 0.0007057], "xaxis": "x", "y": ["Node 0", "Node 1", "Node 2", "Node 3", "Node 4", "Node 5", "Node 6", "Node 7", "Node 8", "Node 9"], "yaxis": "y"}, {"alignmentgroup": "True", "base": [0.07201, 0.07201, 0.07201, 0.07202, 0.07202, 0.07282, 0.07282, 0.07282, 0.07283, 0.07283], "hovertemplate": "Task=Iter 46<br>Start=%{base}<br>Finish=%{x}<br>Resource=%{y}<extra></extra>", "legendgroup": "Iter 46", "marker": {"color": "#FF6692", "pattern": {"shape": ""}}, "name": "Iter 46", "offsetgroup": "Iter 46", "orientation": "h", "showlegend": true, "textposition": "auto", "type": "bar", "x": [1.168e-05, 1.168e-05, 1.121e-05, 1.144e-05, 1.168e-05, 1.144e-05, 1.502e-05, 1.168e-05, 1.168e-05, 0.000711], "xaxis": "x", "y": ["Node 0", "Node 1", "Node 2", "Node 3", "Node 4", "Node 5", "Node 6", "Node 7", "Node 8", "Node 9"], "yaxis": "y"}, {"alignmentgroup": "True", "base": [0.07362, 0.07364, 0.07363, 0.07363, 0.07364, 0.07442, 0.07442, 0.07443, 0.07443, 0.07443], "hovertemplate": "Task=Iter 47<br>Start=%{base}<br>Finish=%{x}<br>Resource=%{y}<extra></extra>", "legendgroup": "Iter 47", "marker": {"color": "#B6E880", "pattern": {"shape": ""}}, "name": "Iter 47", "offsetgroup": "Iter 47", "orientation": "h", "showlegend": true, "textposition": "auto", "type": "bar", "x": [1.144e-05, 1.788e-05, 1.168e-05, 1.144e-05, 1.168e-05, 1.192e-05, 1.597e-05, 1.216e-05, 1.216e-05, 0.0007091], "xaxis": "x", "y": ["Node 0", "Node 1", "Node 2", "Node 3", "Node 4", "Node 5", "Node 6", "Node 7", "Node 8", "Node 9"], "yaxis": "y"}, {"alignmentgroup": "True", "base": [0.07519, 0.0752, 0.0752, 0.0752, 0.0752, 0.07596, 0.07597, 0.07597, 0.07598, 0.07598], "hovertemplate": "Task=Iter 48<br>Start=%{base}<br>Finish=%{x}<br>Resource=%{y}<extra></extra>", "legendgroup": "Iter 48", "marker": {"color": "#FF97FF", "pattern": {"shape": ""}}, "name": "Iter 48", "offsetgroup": "Iter 48", "orientation": "h", "showlegend": true, "textposition": "auto", "type": "bar", "x": [1.168e-05, 1.526e-05, 1.121e-05, 1.192e-05, 1.168e-05, 1.121e-05, 1.264e-05, 1.192e-05, 1.216e-05, 0.0007014], "xaxis": "x", "y": ["Node 0", "Node 1", "Node 2", "Node 3", "Node 4", "Node 5", "Node 6", "Node 7", "Node 8", "Node 9"], "yaxis": "y"}, {"alignmentgroup": "True", "base": [0.07672, 0.07673, 0.07673, 0.07673, 0.07674, 0.07749, 0.0775, 0.0775, 0.07751, 0.07751], "hovertemplate": "Task=Iter 49<br>Start=%{base}<br>Finish=%{x}<br>Resource=%{y}<extra></extra>", "legendgroup": "Iter 49", "marker": {"color": "#FECB52", "pattern": {"shape": ""}}, "name": "Iter 49", "offsetgroup": "Iter 49", "orientation": "h", "showlegend": true, "textposition": "auto", "type": "bar", "x": [1.168e-05, 1.144e-05, 1.097e-05, 1.144e-05, 1.168e-05, 1.144e-05, 1.264e-05, 1.192e-05, 1.192e-05, 0.0007086], "xaxis": "x", "y": ["Node 0", "Node 1", "Node 2", "Node 3", "Node 4", "Node 5", "Node 6", "Node 7", "Node 8", "Node 9"], "yaxis": "y"}, {"alignmentgroup": "True", "base": [0.07826, 0.07827, 0.07827, 0.07827, 0.07827, 0.07903, 0.07904, 0.07904, 0.07904, 0.07905], "hovertemplate": "Task=Iter 50<br>Start=%{base}<br>Finish=%{x}<br>Resource=%{y}<extra></extra>", "legendgroup": "Iter 50", "marker": {"color": "#636efa", "pattern": {"shape": ""}}, "name": "Iter 50", "offsetgroup": "Iter 50", "orientation": "h", "showlegend": true, "textposition": "auto", "type": "bar", "x": [1.168e-05, 1.192e-05, 1.121e-05, 1.168e-05, 1.144e-05, 1.144e-05, 1.192e-05, 1.192e-05, 1.192e-05, 0.0007031], "xaxis": "x", "y": ["Node 0", "Node 1", "Node 2", "Node 3", "Node 4", "Node 5", "Node 6", "Node 7", "Node 8", "Node 9"], "yaxis": "y"}], "layout": {"barmode": "overlay", "legend": {"title": {"text": "Task"}, "tracegroupgap": 0}, "margin": {"t": 60}, "title": {"text": "Parallel WTA Block"}, "xaxis": {"anchor": "y", "domain": [0, 1], "type": "linear"}, "yaxis": {"anchor": "x", "autorange": "reversed", "domain": [0, 1], "title": {"text": "Resource"}}}}
